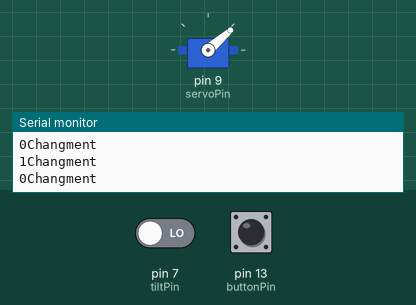
Recording of a sketch running on a simulated Arduino Uno, built with avr-gcc and run on an emulated ATmega328P. Parts: servo, the last lines printed to the serial monitor. Inputs (shaded band) come from the test bench; at power-on: pin 7 (tiltPin) LOW, pin 13 (buttonPin) HIGH.

Above: at 1.0 s.
1.3 s: pin 7 (tiltPin) driven HIGH
At 1.63 s:
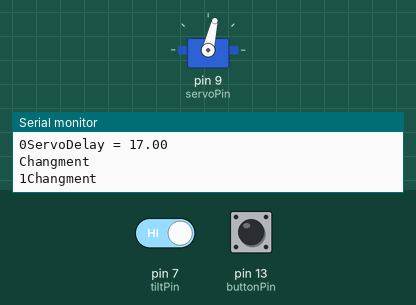
11.4 s: pin 7 (tiltPin) driven LOW
At 13.47 s:
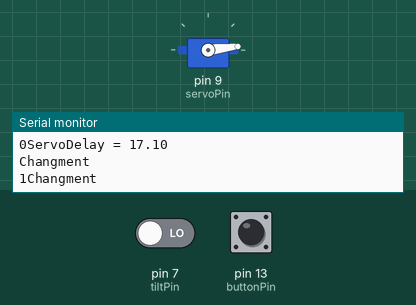
Timing chart, 0 to 18.4 s (numbered marks = the images above; inputs shaded):
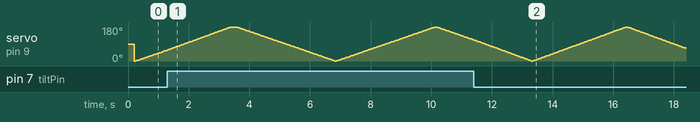

The sketch:

moduleRespirationInteractif.ino
```cpp
#include <Servo.h>

/**
 * Programme de contrôle d'un servo moteur avec :
 * - un bouton ON/OFF (avec anti-rebond)
 * - un capteur de tilt (accélère le mouvement)
 * - un retour progressif à la vitesse normale
 */

// ==================== OBJET SERVO ====================
Servo servoToutou; // Permet de gérer le servo dans le code

// ==================== CONSTANTES ====================

// Délais du servo (en ms)
float minDelay = 4;     // délai minimum (vitesse max)
float servoDelay = 18;  // délai actuel du servo
float maxDelay = 18;    // délai maximum (vitesse lente)

// Angles du servo
int angle1 = 180;
int angle2 = 0;

// Anti-rebond bouton
const unsigned long debounceDelay = 200; // en ms

// Pins
int powerPinI = 2;
const int buttonPin = 13;
const int potPin = A3;
const int tiltPin = 7;
const int servoPin = 9;

// Facteur d'accélération lors d'un tilt
const float stress = 1;

// ==================== VARIABLES D'ÉTAT ====================

// Servo
int pos = 0; // position initiale du servo

// Bouton
bool state = false;     // état ON/OFF
int buttonState = 0;    // lecture actuelle
unsigned long lastPressTime = 0; // dernière activation (debounce)

// Tilt
int tiltState = 0;
int lastTilt = 0;

// Potentiomètre (non utilisé actuellement)
int potVal = 0;
int lastPotVal = 0;


// ==================== SETUP ====================
void setup()
{
  // Configuration des pins
  pinMode(powerPinI, OUTPUT);
  pinMode(buttonPin, INPUT_PULLUP);
  pinMode(tiltPin, INPUT);

  // Initialisation du servo
  servoToutou.attach(servoPin);

  // Communication série pour debug
  Serial.begin(9600);
}


// ==================== GESTION BOUTON ====================
/**
 * Détecte un appui bouton avec anti-rebond
 * Inverse l'état "state" à chaque appui valide
 */
void boutonEcoute()
{
  buttonState = digitalRead(buttonPin);

  if(buttonState == HIGH)
  {
    unsigned long currentTime = millis();

    if(currentTime - lastPressTime > debounceDelay)
    {
      state = !state;
      lastPressTime = currentTime;

      Serial.print("Changment \n");
      Serial.print(state);
    }
  }
}


// ==================== GESTION TILT ====================
/**
 * Détecte un changement du capteur tilt
 * Accélère le servo en réduisant le délai
 */
void tiltEcoute()
{
  tiltState = digitalRead(tiltPin);

  if(tiltState != lastTilt)
  {
    lastTilt = tiltState;

    if((servoDelay - stress) > minDelay)
    {
      servoDelay -= stress;

      Serial.print("ServoDelay = ");
      Serial.println(servoDelay);
    }
  }
}


// ==================== RETABLISSEMENT ====================
/**
 * Ralentit progressivement le servo jusqu'à sa vitesse normale
 */
void retablissement()
{
  if(servoDelay < maxDelay)
  {
    servoDelay += 0.1;

    Serial.print("ServoDelay = ");
    Serial.println(servoDelay);
  }
}


// ==================== BOUCLE PRINCIPALE ====================
void loop()
{
  // Alimentation activée
  digitalWrite(powerPinI, HIGH);

  if(state)
  {
    // Rotation vers angle minimum
    for (pos; pos >= angle2; pos--)
    {
      servoToutou.write(pos);

      boutonEcoute();
      //potEcoute();
      tiltEcoute();

      delay(servoDelay);
    }

    retablissement();

    // Rotation vers angle maximum
    for(pos; pos <= angle1; pos++)
    {
      servoToutou.write(pos);

      boutonEcoute();
      //potEcoute();
      tiltEcoute();

      delay(servoDelay);
    }

    retablissement();
  }
  else
  {
    // Mode repos
    boutonEcoute();
    servoDelay = maxDelay;
    //potEcoute();
  }
}
```
